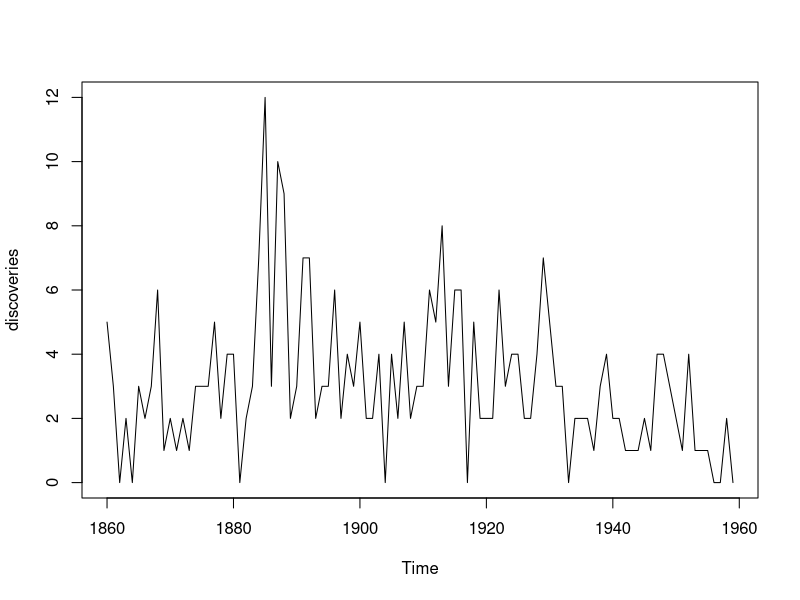
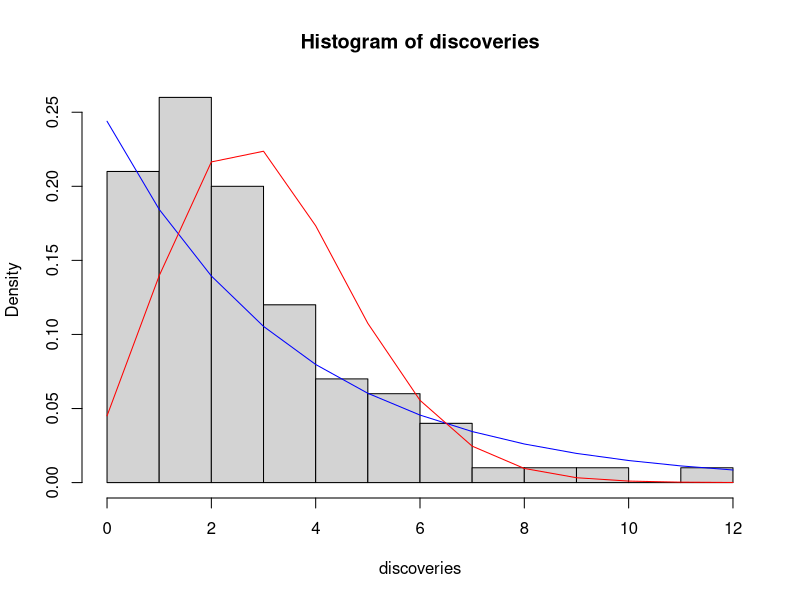
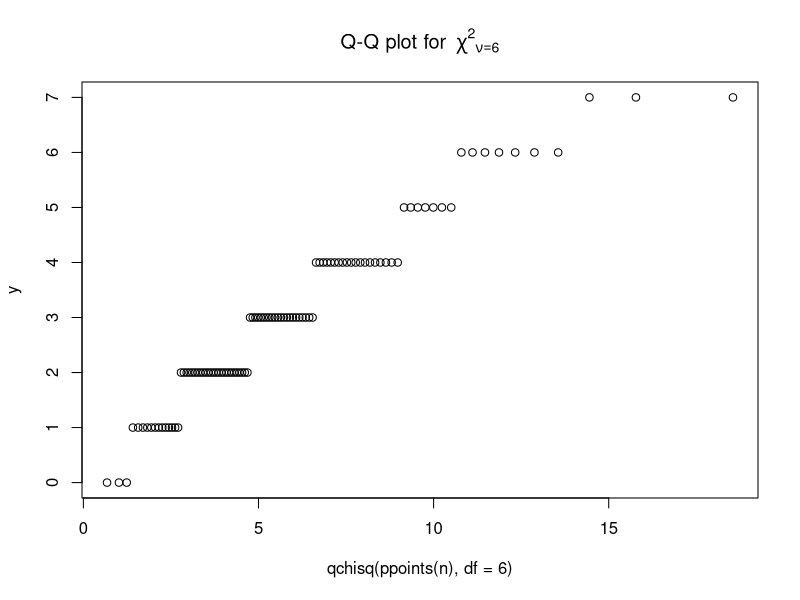
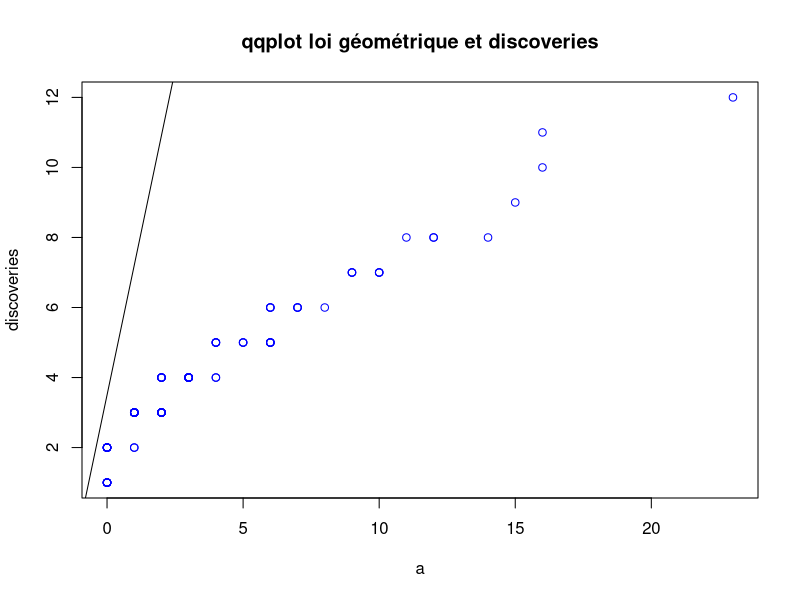
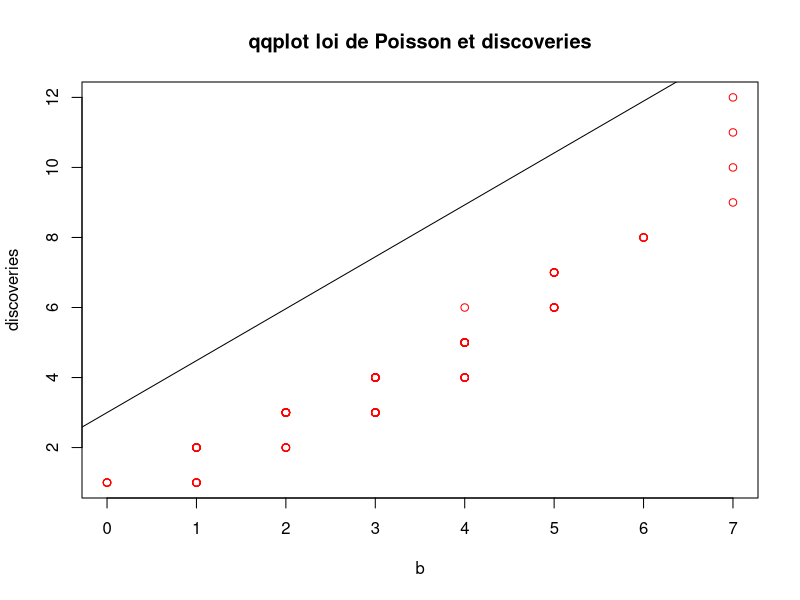
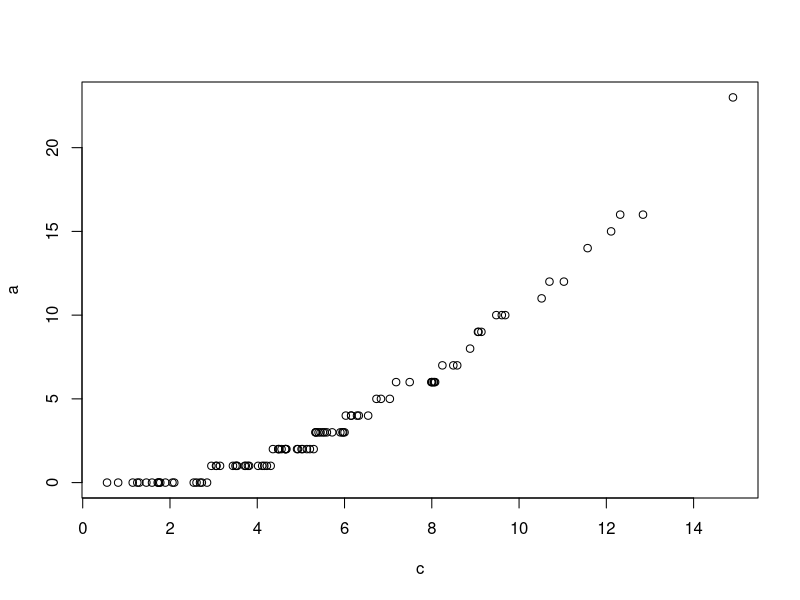
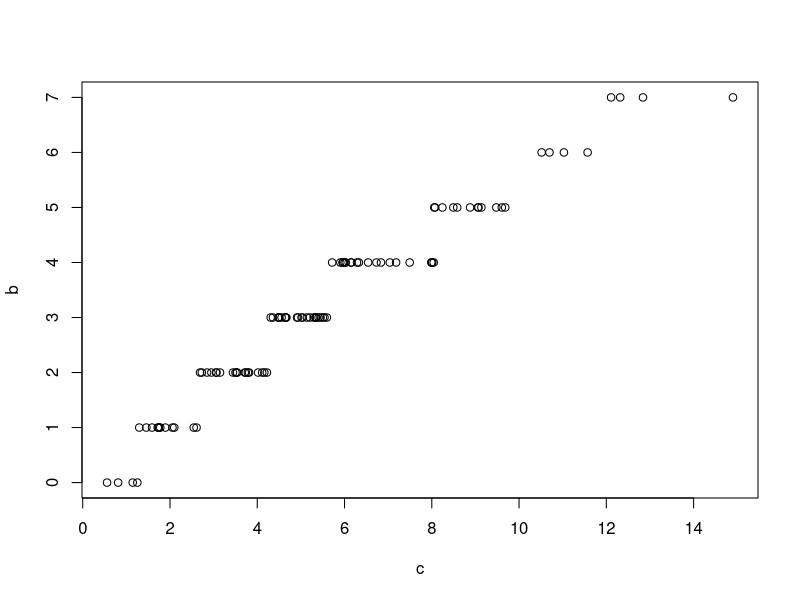

Write R code to recreate these figures, in order. (Note: this script raises an error after producing the figures.)
## ---- chunk 1
data("discoveries")
plot(discoveries)
## ---- chunk 2
#calcul de la moyenne et de la variance empirique du jeu de donnees
m = mean (discoveries)
v = var (discoveries)
print("moyenne empirique")
print(m)

print("variance empirique")
print(v)

#calcul à partir de l'estimateur de la loi géomtrique
n = length(discoveries)
S = 0 
for (i in (1:n)) {
  S <- S + discoveries[i]
}

theta = 1/((1/n)*S +1)
moy_geom = (1/n)*S + 1 ##1/theta
var_geom = (1-theta)/(theta**2)

print ('moyenne geometrique')
print(moy_geom)

print('variance geometrique')
print(var_geom)

#calcul à partir de l'estimateur de la loi de Poisson
lambda = (1/n)*S
moy_poisson = lambda
var_poisson = lambda
print('moyenne et variance de Poisson = ')  
print(lambda)

## ---- chunk 3
print(m/moy_geom)
print(v/var_geom)

print(m/moy_poisson)
print(v/var_poisson)

print("les valeurs obtenues par la loi de Poisson sont plus proches des valeurs empiriques. La loi de Poisson approche le mieux la statistique consideree.")
## ---- chunk 4
x = 0:12
hist(discoveries, probability = TRUE, breaks = 12)
lines(x, dgeom(x, prob = theta, log=FALSE), main = 'densite geometrique', col='blue')
lines(x, dpois(x, lambda, log = FALSE), main = 'densite de Poisson', col='red')
## ---- chunk 5
#library(discovery)
y <- rpois(n, lambda)
## QQPlot pour la loi du Chi^2 comparée à la ditribution de Poisson:
qqplot(qchisq(ppoints(n), df = 6), y, main = expression("Q-Q plot for" ~~ {chi^2}[nu == 6]))

# Pour rajouter la ligne de modélisation 
library(ggplot2)
y = qpois(x, lambda)
p = 0.05
#ggplot2::last_plot() + qqline(y, distribution = function(p) qchisq(p, df = 6), prob = c(0.25, 0.75), col = 2)
##y doit être la loi de poisson

## ---- chunk 6
library(ggplot2)
#x<-discoveries
#plot(x, qgeom(discoveries, theta), main='quantile inverse geom', col='blue')
#plot(x, qpois(discoveries, lambda), main='poisson', col='blue')
##attention aux invalid prob

#theta
#discoveries
#x<- sort(discoveries, decreasing = FALSE)
quantile_geom <- qgeom(discoveries, theta, lower.tail = TRUE, log.p = FALSE)

#plot(discoveries[i], quantile_geom[i/(n+1)], main = 'qq plot')


#1er quantile : i = 1
n <- length(discoveries)
summary(discoveries)

frst_quant <- summary(discoveries)[2]
thrd_quant <- summary(discoveries)[5]

x <- array(frst_quant, thrd_quant)
#y <- probleme 
#plot(x, )

## ---- chunk 7
##Utilisation de la fonction qqplot
#preparation des données
discoveries <- as.factor(discoveries)
head(discoveries)
a<-rgeom(n, theta)
b<-rpois(n, lambda)
qqplot(a, discoveries, main= 'qqplot loi géométrique et discoveries', col='blue')
qqline(a)
qqplot(b, discoveries, main= 'qqplot loi de Poisson et discoveries', col='red')
qqline(b)
## ---- chunk 8
c<-rchisq(n, 6, ncp=0.05)

qqplot(c, a)
#qqline(0.5*a-2.5, col='red')
qqplot(c,b)
#qqline(0.25*b-1.5, col='blue')
#qqline(a, col='red')
#qqline(b, col='blue')
#qqline(c, col='grey')
## ---- chunk 9
alpha = 0.05
print("s = ")
qpois(alpha, n*lambda)
## ---- chunk 10
#calcul de la probabilite que T = 281
k <- 281
res <- lambda**(-k)*exp(-lambda)/factorial(k)
print(res)
## ---- chunk 11
m <- mean(discoveries)

## ---- chunk 12
print(floor(281/m)+1)
## ---- chunk 13
k_a_estimer <- sum(discoveries)+ 20
theta_a_estimer <- 0.25/(n*0.25+1)
print(theta_a_estimer)
print(k_a_estimer)
